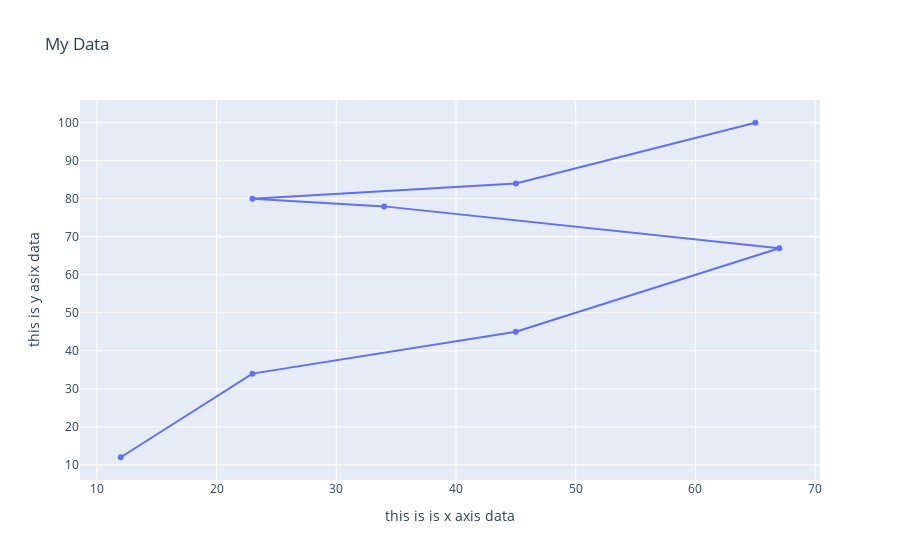

Source (notebook cell):
### Code cell
fig = go.Figure(data = go.Scatter(x = x, y = y))
fig.update_layout(title = "My Data", xaxis_title = "this is is x axis data", yaxis_title = "this is y asix data")

### Figure 1 — Plotly figure (JSON) as saved in the notebook; plotly's stock layout.template omitted (floating-point values rounded to 4 significant figures)
{"data": [{"type": "scatter", "x": [12, 23, 45, 67, 34, 23, 45, 65], "y": [12, 34, 45, 67, 78, 80, 84, 100]}], "layout": {"autosize": true, "title": {"text": "My Data"}, "xaxis": {"autorange": true, "range": [8.606, 70.39], "title": {"text": "this is is x axis data"}, "type": "linear"}, "yaxis": {"autorange": true, "range": [4.738, 107.3], "title": {"text": "this is y asix data"}, "type": "linear"}}}
